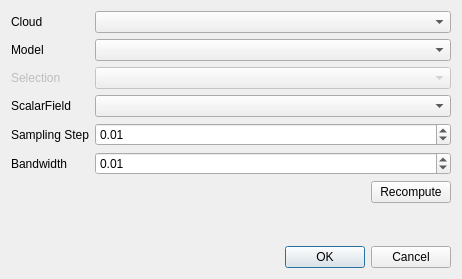
<?xml version="1.0" encoding="UTF-8"?>
<ui version="4.0">
 <class>ccTimeSeriesGeneratorEditorDlgUi</class>
 <widget class="QDialog" name="ccTimeSeriesGeneratorEditorDlgUi">
  <property name="geometry">
   <rect>
    <x>0</x>
    <y>0</y>
    <width>462</width>
    <height>279</height>
   </rect>
  </property>
  <property name="windowTitle">
   <string>Dialog</string>
  </property>
  <layout class="QGridLayout" name="gridLayout">
   <item row="0" column="0">
    <layout class="QFormLayout" name="formLayout">
     <property name="fieldGrowthPolicy">
      <enum>QFormLayout::AllNonFixedFieldsGrow</enum>
     </property>
     <item row="0" column="0">
      <widget class="QLabel" name="label">
       <property name="text">
        <string>Cloud</string>
       </property>
      </widget>
     </item>
     <item row="0" column="1">
      <widget class="ObjectSelectionComboBox" name="comboCloud"/>
     </item>
     <item row="1" column="0">
      <widget class="QLabel" name="label_2">
       <property name="text">
        <string>Model</string>
       </property>
      </widget>
     </item>
     <item row="1" column="1">
      <widget class="ObjectSelectionComboBox" name="comboModel"/>
     </item>
     <item row="2" column="1">
      <widget class="ObjectSelectionComboBox" name="comboArea">
       <property name="enabled">
        <bool>false</bool>
       </property>
      </widget>
     </item>
     <item row="2" column="0">
      <widget class="QLabel" name="label_3">
       <property name="enabled">
        <bool>false</bool>
       </property>
       <property name="text">
        <string>Selection</string>
       </property>
      </widget>
     </item>
     <item row="3" column="1">
      <widget class="QComboBox" name="comboScalar"/>
     </item>
     <item row="3" column="0">
      <widget class="QLabel" name="labelScalar">
       <property name="text">
        <string>ScalarField</string>
       </property>
      </widget>
     </item>
     <item row="4" column="1">
      <widget class="QDoubleSpinBox" name="spinStep">
       <property name="maximum">
        <double>1000.000000000000000</double>
       </property>
       <property name="singleStep">
        <double>0.010000000000000</double>
       </property>
       <property name="value">
        <double>0.010000000000000</double>
       </property>
      </widget>
     </item>
     <item row="5" column="1">
      <widget class="QDoubleSpinBox" name="spinBandWidth">
       <property name="maximum">
        <double>1000.000000000000000</double>
       </property>
       <property name="singleStep">
        <double>0.010000000000000</double>
       </property>
       <property name="value">
        <double>0.010000000000000</double>
       </property>
      </widget>
     </item>
     <item row="4" column="0">
      <widget class="QLabel" name="label_4">
       <property name="text">
        <string>Sampling Step</string>
       </property>
      </widget>
     </item>
     <item row="5" column="0">
      <widget class="QLabel" name="label_5">
       <property name="text">
        <string>Bandwidth</string>
       </property>
      </widget>
     </item>
    </layout>
   </item>
   <item row="3" column="0">
    <widget class="QDialogButtonBox" name="buttonBox">
     <property name="orientation">
      <enum>Qt::Horizontal</enum>
     </property>
     <property name="standardButtons">
      <set>QDialogButtonBox::Cancel|QDialogButtonBox::Ok</set>
     </property>
    </widget>
   </item>
   <item row="1" column="0">
    <layout class="QHBoxLayout" name="horizontalLayout">
     <item>
      <spacer name="horizontalSpacer">
       <property name="orientation">
        <enum>Qt::Horizontal</enum>
       </property>
       <property name="sizeHint" stdset="0">
        <size>
         <width>40</width>
         <height>20</height>
        </size>
       </property>
      </spacer>
     </item>
     <item>
      <widget class="QPushButton" name="pushButton">
       <property name="text">
        <string>Recompute</string>
       </property>
      </widget>
     </item>
    </layout>
   </item>
   <item row="2" column="0">
    <spacer name="verticalSpacer">
     <property name="orientation">
      <enum>Qt::Vertical</enum>
     </property>
     <property name="sizeHint" stdset="0">
      <size>
       <width>20</width>
       <height>40</height>
      </size>
     </property>
    </spacer>
   </item>
  </layout>
 </widget>
 <customwidgets>
  <customwidget>
   <class>ObjectSelectionComboBox</class>
   <extends>QComboBox</extends>
   <header>qtHelper.h</header>
  </customwidget>
 </customwidgets>
 <resources/>
 <connections>
  <connection>
   <sender>buttonBox</sender>
   <signal>accepted()</signal>
   <receiver>ccTimeSeriesGeneratorEditorDlgUi</receiver>
   <slot>accept()</slot>
   <hints>
    <hint type="sourcelabel">
     <x>248</x>
     <y>254</y>
    </hint>
    <hint type="destinationlabel">
     <x>157</x>
     <y>274</y>
    </hint>
   </hints>
  </connection>
  <connection>
   <sender>buttonBox</sender>
   <signal>rejected()</signal>
   <receiver>ccTimeSeriesGeneratorEditorDlgUi</receiver>
   <slot>reject()</slot>
   <hints>
    <hint type="sourcelabel">
     <x>316</x>
     <y>260</y>
    </hint>
    <hint type="destinationlabel">
     <x>286</x>
     <y>274</y>
    </hint>
   </hints>
  </connection>
 </connections>
</ui>
